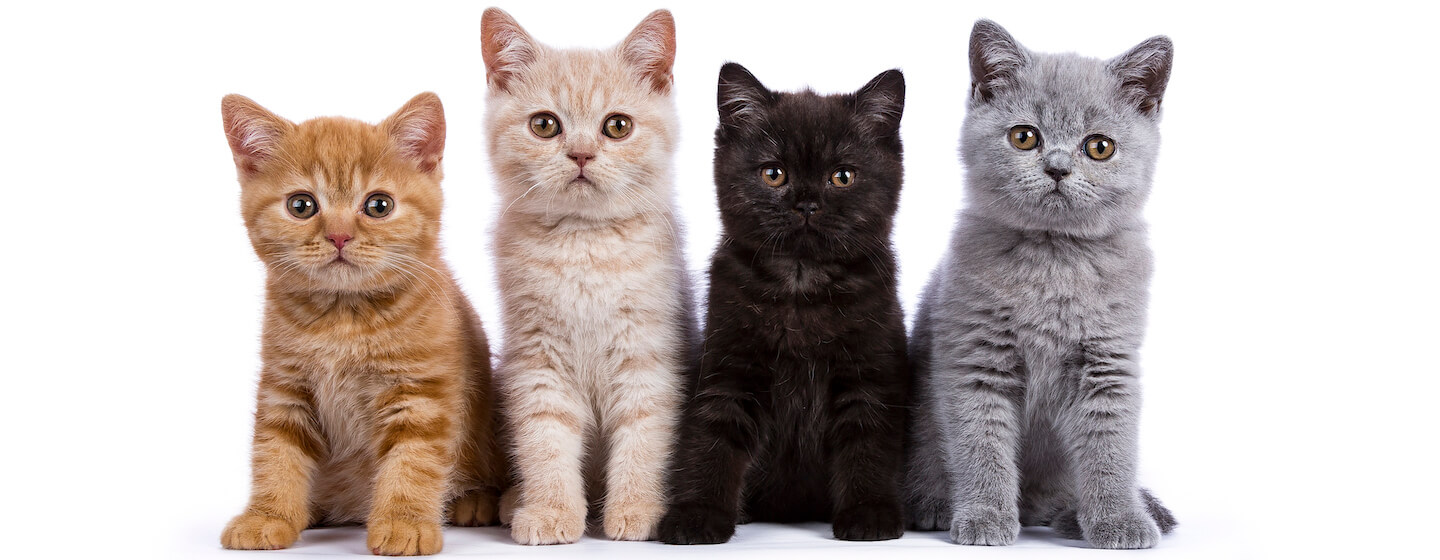
#> input picture Images/Cat_3.jpg, 1440 x 560 px
$ python basic.py
#> lines starting #> are read from the running program, lines starting #| are printed output that depends on the picture; after the words box and inside, x2 and y2 are one past the last pixel; in counts of white or black regions, pixels touching at a corner belong together
import cv2 as cv

img = cv.imread('Images/Cat_3.jpg')
#> img is the input picture: shape (560, 1440, 3); mean B, G, R 178.9, 182.2, 192.5
#cv.imshow('Cat', img)

# Converting to grayscale
gray = cv.cvtColor(img, cv.COLOR_BGR2GRAY)
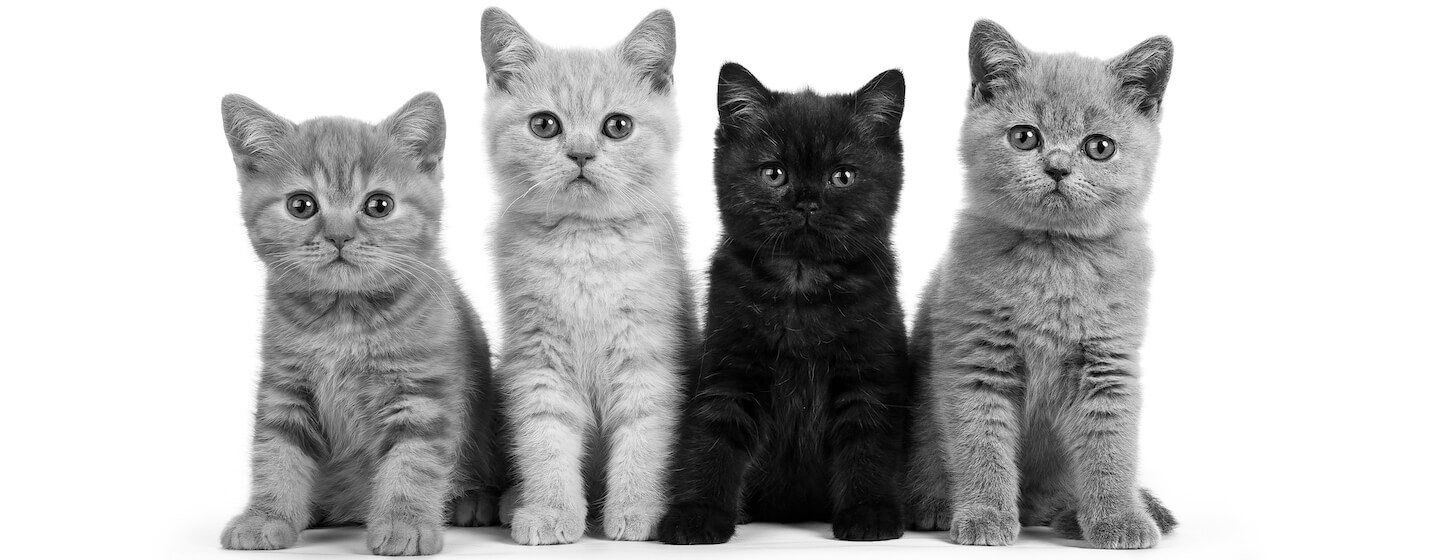
#> gray: shape (560, 1440); min 0, max 255, mean 184.9
#cv.imshow('Gray', gray)

# Blur (removes noises that exist in a image)
blur = cv.GaussianBlur(img, (3, 3), cv.BORDER_DEFAULT)
#cv.imshow('Blur', blur)

# Edge Cascade (canny detector)
canny = cv.Canny(blur, 125, 175)  # edges present in the image
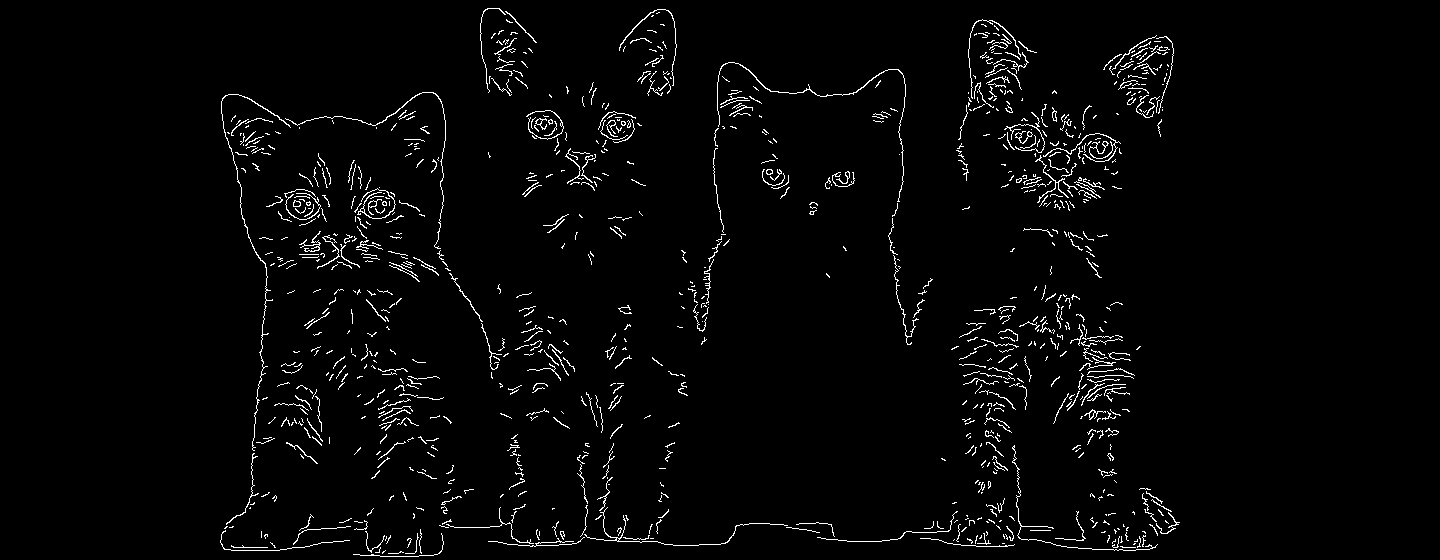
#> canny: shape (560, 1440); 2.5% white in thin lines or dots, all inside (x1, y1, x2, y2) = (220, 8, 1180, 557)
#cv.imshow('Canny', canny)

# Dilating the image
dilated = cv.dilate(canny, (3, 3), iterations=1)
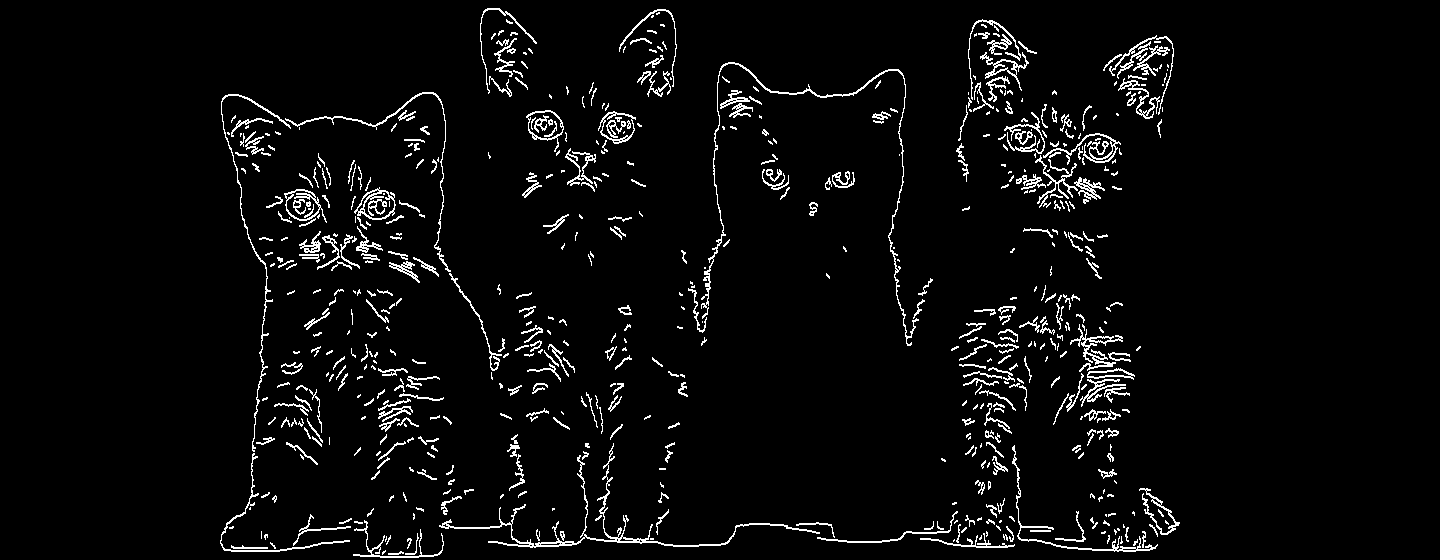
#> dilated: shape (560, 1440); 4.1% white in thin lines or dots, all inside (x1, y1, x2, y2) = (220, 8, 1180, 558)
#cv.imshow('Dilated', dilated)

# Eroding
eroded = cv.erode(dilated, (3, 3), iterations=3)
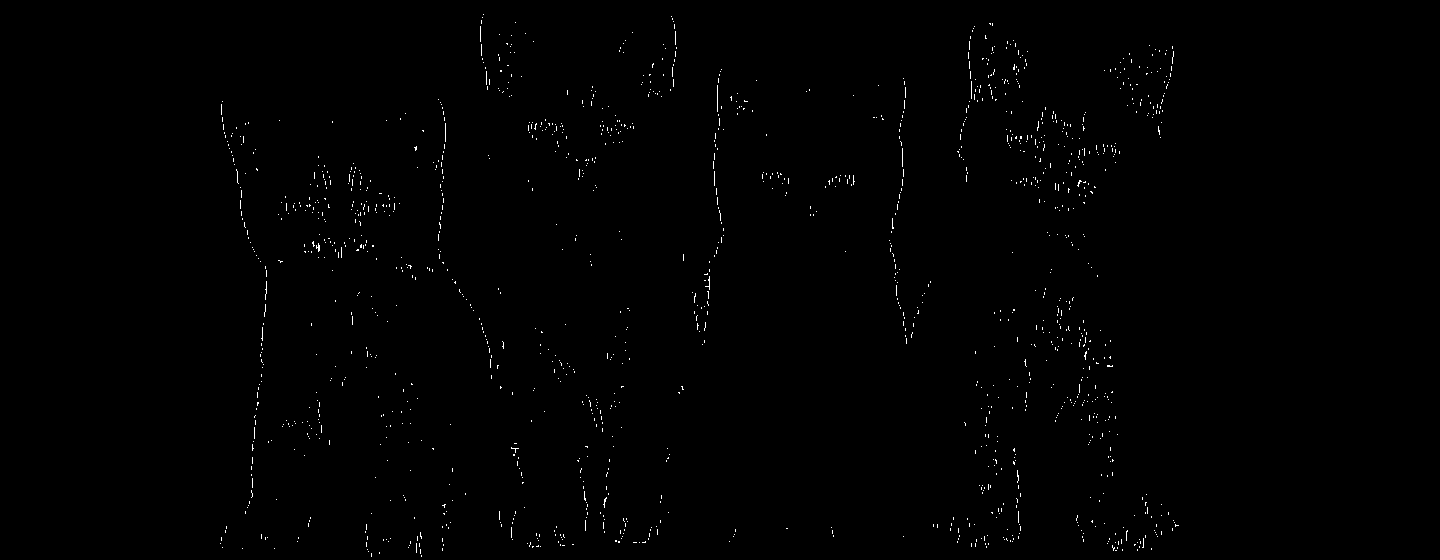
#> eroded: shape (560, 1440); 0.49% white in thin lines or dots, all inside (x1, y1, x2, y2) = (220, 14, 1179, 557)
#cv.imshow('Eroded', eroded)

# Resize
resized = cv.resize(img, (500, 500), interpolation=cv.INTER_CUBIC)
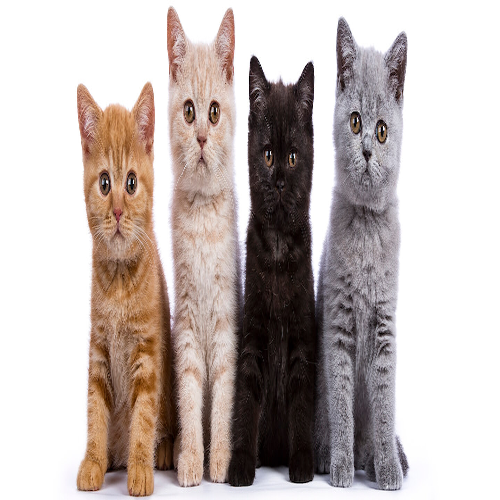
#> resized: shape (500, 500, 3); mean B, G, R 178.9, 182.2, 192.5
#cv.imshow('Resized', resized)

# Cropping
cropped = img[50: 200, 200:400]
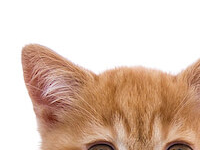
#> cropped: shape (150, 200, 3); mean B, G, R 179.6, 195.5, 220.4
cv.imshow('Cropped', cropped)

cv.waitKey(0)

$ run again, with Images/Cat_2.jpg copied over Images/Cat_3.jpg
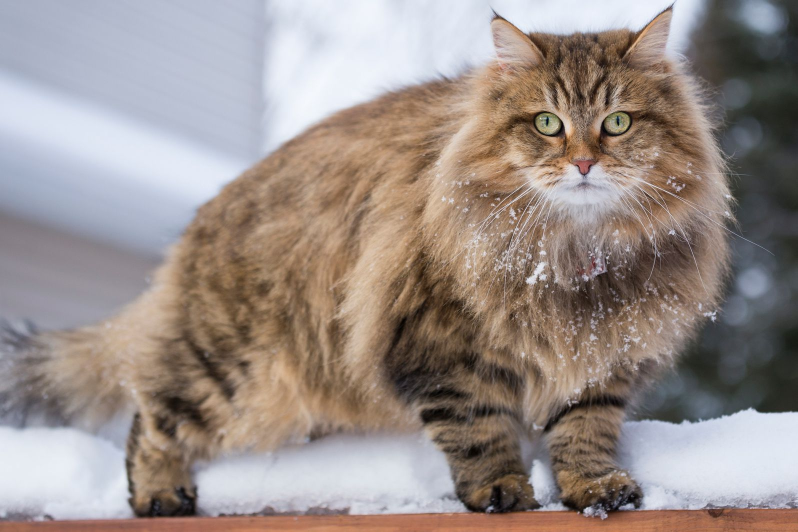
#> input picture Images/Cat_2.jpg, 1595 x 1063 px (shown at 1/2 size)
#> img is the input picture: shape (1063, 1595, 3); mean B, G, R 137.2, 142, 153.7
#> `canny = cv.Canny(blur, 125, 175)`:
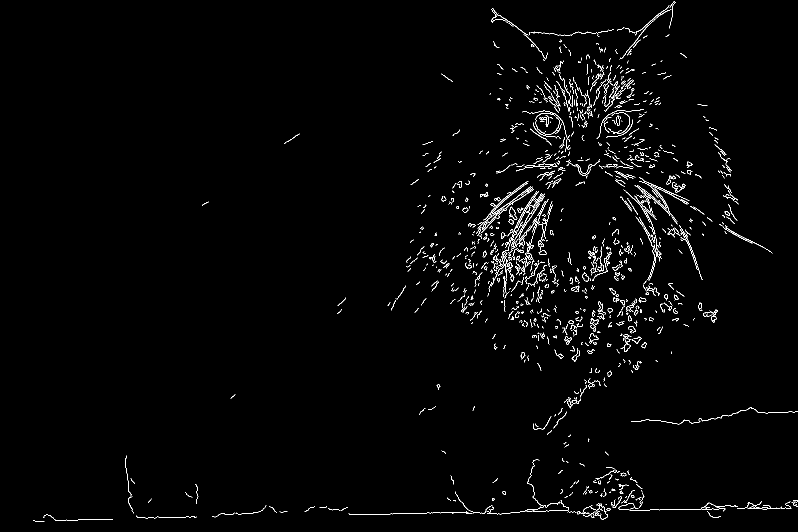
#> canny: shape (1063, 1595) (shown at 1/2 size); 1.6% white in thin lines or dots
#> dilated: shape (1063, 1595); 2.5% white in thin lines or dots
#> eroded: shape (1063, 1595); 0.32% white in thin lines or dots, all inside (x1, y1, x2, y2) = (251, 11, 1593, 1038)
#> `cropped = img[50: 200, 200:400]`:
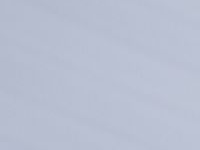
#> cropped: shape (150, 200, 3); mean B, G, R 209.7, 191.7, 184.8

$ run again, with Images/cat_1.jpg copied over Images/Cat_3.jpg
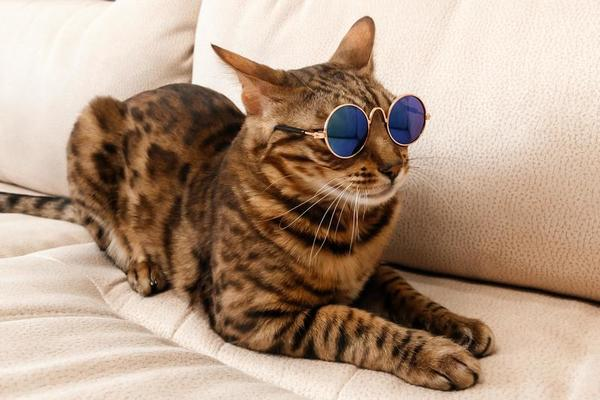
#> input picture Images/cat_1.jpg, 600 x 400 px
#> img is the input picture: shape (400, 600, 3); mean B, G, R 133.2, 153.2, 178.5
#> `canny = cv.Canny(blur, 125, 175)`:
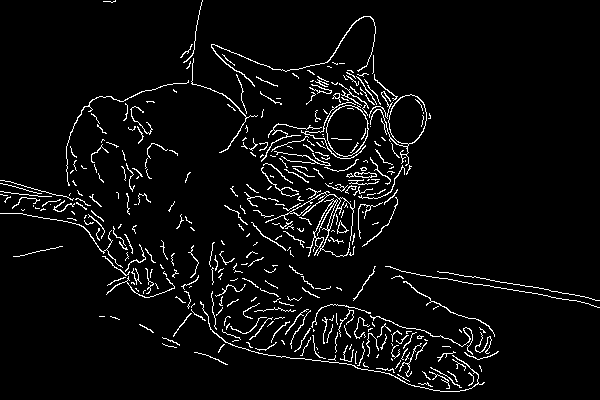
#> canny: shape (400, 600); 4.7% white in thin lines or dots
#> dilated: shape (400, 600); 7.6% white in thin lines or dots
#> eroded: shape (400, 600); 0.85% white in thin lines or dots, all inside (x1, y1, x2, y2) = (5, 0, 495, 390)
#> `cropped = img[50: 200, 200:400]`:
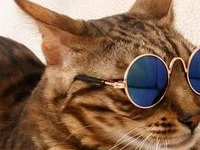
#> cropped: shape (150, 200, 3); mean B, G, R 78.4, 101.8, 134.4
